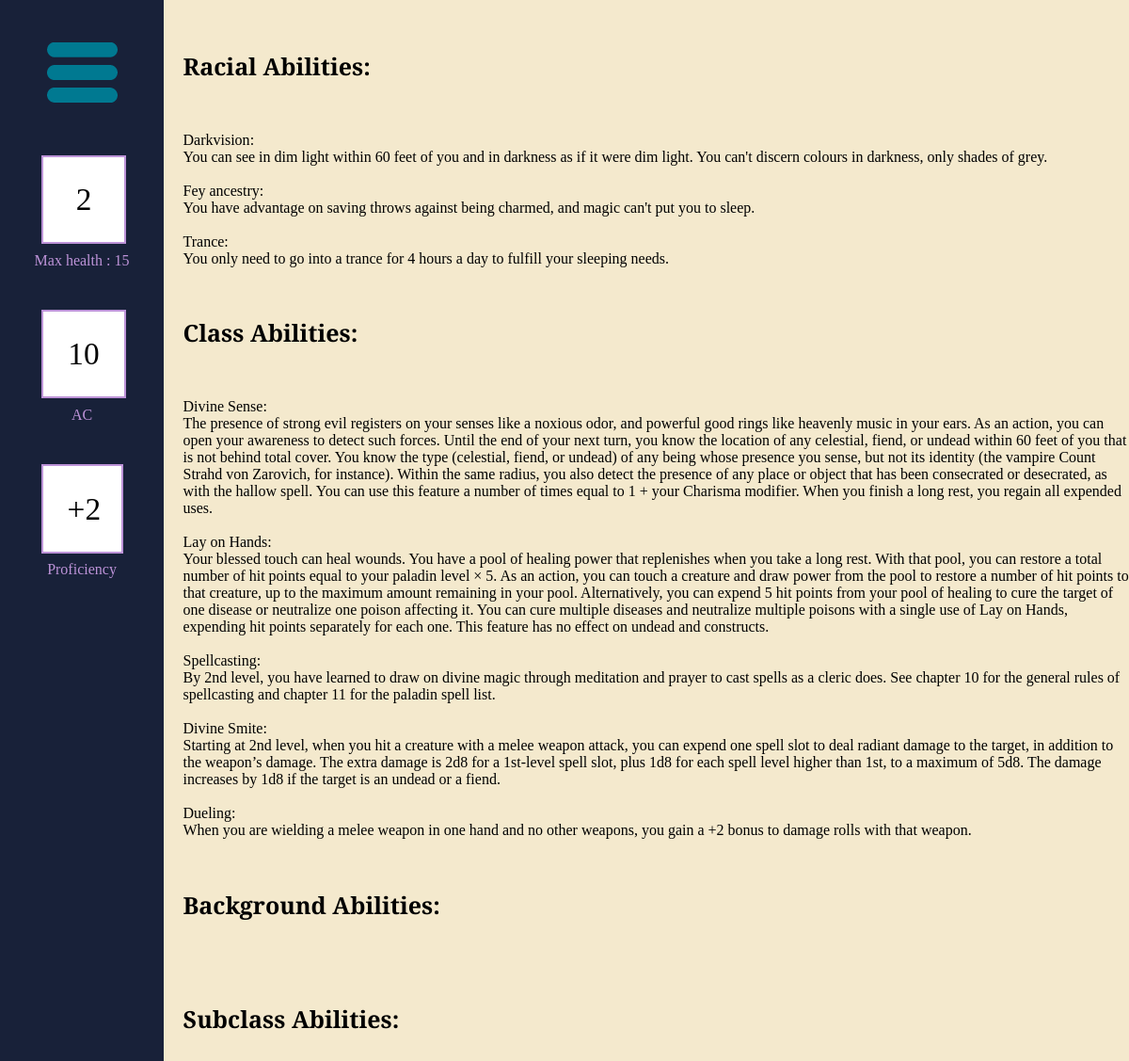
The page /character_abilities/42 (signed in) on the database its author committed.
### tables this page shows
CREATE TABLE Ability (Ability_Id INTEGER PRIMARY KEY AUTOINCREMENT, Name Text, Description Text);

### routes.py (the view)
@app.route('/character_abilities/<id>')
def character_abilities(id):
    conn = sqlite3.connect(db)
    cur = conn.cursor()
    cur.execute('SELECT * FROM Character WHERE Character_Id = ?', (id,))
    character_data = cur.fetchone()
    if ('user_id' not in session):
        return redirect("/")
    if character_data is None:
        return redirect("/")
    elif character_data[14] != session['user_id']:
        return redirect("/")
    resetSession()
    feat_names = []
    feat_descriptions = []
    feat_types = ["Race", "Class", "Background", "Subclass"]
    feat_types_parameters = [character_data[2], character_data[3],
                             character_data[5], character_data[13]]
    for i in range(4):
        added = ""
        if i == 1 or i == 3:
            added = f" AND Level <= {character_data[4]}"
        cur.execute(f'''SELECT Name,Description FROM Ability
                     WHERE Ability_Id IN (SELECT Ability_Id
                     FROM Ability{feat_types[i]}
                       WHERE {feat_types[i]}_Id =
                         {feat_types_parameters[i]}{added})''')
        data = cur.fetchall()
        feat_names.append([i[0] for i in data])
        feat_descriptions.append([i[1] for i in data])
    cur.execute('''SELECT Ability_Id,Type FROM AbilityCharacter
                 WHERE Character_Id = ?''', (id,))
    data = cur.fetchall()
    for ability in data:
        cur.execute(f'''SELECT Name,Description FROM Ability
                     WHERE Ability_Id = {ability[0]}''')
        character_ability = cur.fetchone()
        if (ability[1] == "Race"):
            feat_names[0].append(character_ability[0])
            feat_descriptions[0].append(character_ability[1])
        else:
            feat_names[1].append(character_ability[0])
            feat_descriptions[1].append(character_ability[1])
    other_values = [id, character_data[6], character_data[12],
                    character_data[7], ((character_data[4]-1)//4)+2,
                    character_data[14], character_data[3]]
    return render_template('CharacterAbility.html', other_values=other_values,
                           names=feat_names, descs=feat_descriptions)

### routes.py (called while the page is built)
def resetSession():
    placeholder = session['user_id']
    session.clear()
    collect()
    session['user_id'] = placeholder

### templates/CharacterAbility.html
{% extends 'sheetLayout.html' %}
{% set ability_types = ['Racial','Class','Background','Subclass'] %}
{% block content %}
<div class = "ability_sheet">
    {% for i in range(ability_types|length) %}
        <h1 class = "ability_header">{{ability_types[i]}} Abilities:</h1>
        {% for j in range(names[i]|length) %}
            {{names[i][j]}}:
            {{descs[i][j]}}
        {% endfor %}
    {% endfor %}
</div>
{% endblock %}

### templates/sheetLayout.html (shortened to what this page needs)
<!DOCTYPE html>
<html>
    <head>
        <link rel = 'stylesheet', href = '../static/styles.css'>
    </head>
    <body>
        <div class = 'sheet_container' id="sheet" data-id="{{ other_values[0] }}">
            <div class = 'side_bar'>
                <div>
                    <button class = "dropdown-menu" id="dropdown_button" onclick="toggleDropDown()">
                        <img src = "../static/Menu.png" class = "menu_button">
                    </button>
                </div>
                <div>
                    <input type="number" id="HP" value='{{other_values[2]}}' class="side_input">
                </div>
                Max health : {{other_values[1]}}
                <div>
                    <input type="number" id="AC" value='{{other_values[3]}}' class="side_input">
                </div>
                AC
                <div class = 'side_info'>
                    +{{other_values[4]}}
                </div>
                Proficiency
            </div>
            <div class = 'sheet' data-joe = "Joe">
                {% block content %}{% endblock %}
            </div>
        </div>
    </body>
</html>

### static/styles.css (style rules this page uses)
.side_bar { background-color:#182139; height: 100%; min-width: 100%; overflow: hidden; text-align: center; color: #bd93d8; }
.side_info,.side_input { text-align: center; border: 2px solid #bd93d8; background-color: white; margin:25%; margin-bottom:5%; padding: 15%; font-size: 25pt; color: black; }
.side_input { width: 20%; font-family: "Bree Serif", serif; font-weight: 400; }
.menu_button { width: 100%; }
.dropdown-menu { border: none; cursor: pointer; appearance: none; background-color: inherit; margin:25%; margin-bottom:5%; text-align: center; }
.sheet_container { display: grid; grid-template-columns:14.5% 85.5%; grid-template-rows: 100%; min-height: 100%; font-family: "Bree Serif", serif; font-weight: 400; font-style: normal; }
.sheet { background-color: #f4e9cd; }
body { margin: 0px; height: 70vw; }
.ability_sheet { margin-left: 2%; white-space: pre-line; }
.ability_header { font-size: 25px; }

### rows shown on the page
Ability: Name "Darkvision", Description "You can see in dim light within 60 feet of you and in darkness as if it were dim light. You can't discern colours in darkness, only shades of grey."
Ability: Name "Fey ancestry", Description "You have advantage on saving throws against being charmed, and magic can't put you to sleep."
Ability: Name "Trance", Description "You only need to go into a trance for 4 hours a day to fulfill your sleeping needs."
Ability: Name "Divine Sense", Description "The presence of strong evil registers on your senses like a noxious odor, and powerful good rings like heavenly music in your ears. As an action, you can open your awareness to detect such forces. Until the end of your next turn, you know the location of any celestial, fiend, or undead within 60 feet of you that is not behind total cover. You know the type (celestial, fiend, or undead) of any being whose presence you sense, but not its identity (the vampire Count Strahd von Zarovich, for instance). Within the same radius, you also detect the presence of any place or object that has been consecrated or desecrated, as with the hallow spell. You can use this feature a number of times equal to…"
Ability: Name "Lay on Hands", Description "Your blessed touch can heal wounds. You have a pool of healing power that replenishes when you take a long rest. With that pool, you can restore a total number of hit points equal to your paladin level × 5. As an action, you can touch a creature and draw power from the pool to restore a number of hit points to that creature, up to the maximum amount remaining in your pool. Alternatively, you can expend 5 hit points from your pool of healing to cure the target of one disease or neutralize one poison affecting it. You can cure multiple diseases and neutralize multiple poisons with a single use of Lay on Hands, expending hit points separately for each one. This feature has no effect on undead…"
Ability: Name "Spellcasting", Description "By 2nd level, you have learned to draw on divine magic through meditation and prayer to cast spells as a cleric does. See chapter 10 for the general rules of spellcasting and chapter 11 for the paladin spell list."
Ability: Name "Divine Smite", Description "Starting at 2nd level, when you hit a creature with a melee weapon attack, you can expend one spell slot to deal radiant damage to the target, in addition to the weapon’s damage. The extra damage is 2d8 for a 1st-level spell slot, plus 1d8 for each spell level higher than 1st, to a maximum of 5d8. The damage increases by 1d8 if the target is an undead or a fiend."
Ability: Name "Dueling", Description "When you are wielding a melee weapon in one hand and no other weapons, you gain a +2 bonus to damage rolls with that weapon."

### other values the page prints
{{ other_values[1] }} "15"
{{ other_values[4] }} "2"
{{ ability_types[i] }} "Racial" "Class" "Background" "Subclass"
